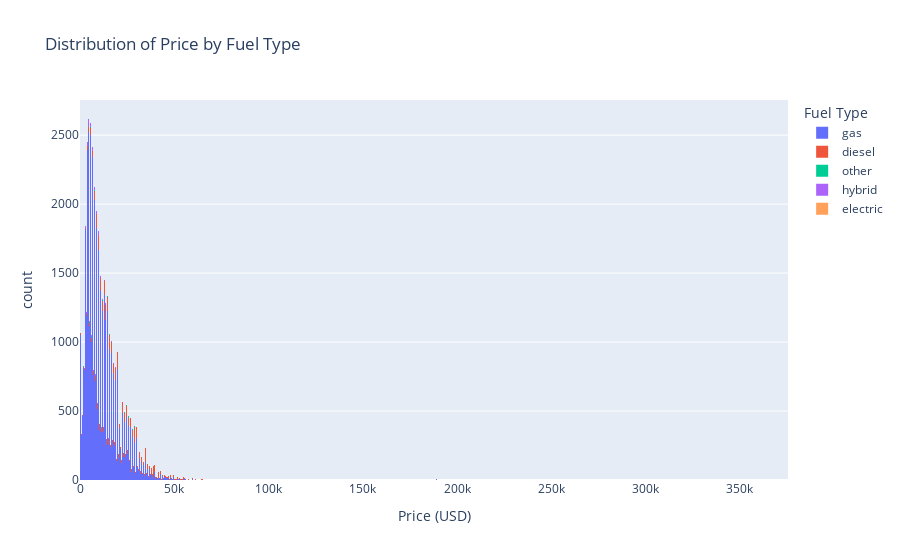

Here is the notebook cell this chart was saved with:
### Markdown cell above
### Car price distrbution between different fuel type:
we wanted to see how does fuel type affect the price of a car.

### Code cell
car_prices_fuel=vehicles[['fuel','price']]

prices_vs_fuel = px.histogram(car_prices_fuel, x='price', color='fuel', 
                 title='Distribution of Price by Fuel Type',
                 labels={'price': 'Price (USD)', 'fuel': 'Fuel Type'})
prices_vs_fuel.show()

### Figure 1 — Plotly figure (JSON) as saved in the notebook; plotly's stock layout.template omitted (floating-point values rounded to 4 significant figures; data arrays with more than 128 entries replaced by an {"elided": "..."} marker saying what was removed)
{"data": [{"bingroup": "x", "hovertemplate": "Fuel Type=gas<br>Price (USD)=%{x}<br>count=%{y}<extra></extra>", "legendgroup": "gas", "marker": {"color": "#636efa", "pattern": {"shape": ""}}, "name": "gas", "orientation": "v", "showlegend": true, "type": "histogram", "x": {"elided": "47288 int values"}, "xaxis": "x", "yaxis": "y"}, {"bingroup": "x", "hovertemplate": "Fuel Type=diesel<br>Price (USD)=%{x}<br>count=%{y}<extra></extra>", "legendgroup": "diesel", "marker": {"color": "#EF553B", "pattern": {"shape": ""}}, "name": "diesel", "orientation": "v", "showlegend": true, "type": "histogram", "x": {"elided": "3714 int values"}, "xaxis": "x", "yaxis": "y"}, {"bingroup": "x", "hovertemplate": "Fuel Type=other<br>Price (USD)=%{x}<br>count=%{y}<extra></extra>", "legendgroup": "other", "marker": {"color": "#00cc96", "pattern": {"shape": ""}}, "name": "other", "orientation": "v", "showlegend": true, "type": "histogram", "x": [25900, 21195, 111, 8445, 16995, 30000, 20000, 2450, 14980, 4000, 21900, 28900, 14980, 25900, 8895, 27900, 28900, 21900, 13500, 21900, 13995, 20000, 13995, 13990, 28900, 21900, 21900, 25900, 25900, 5200, 9500, 13900, 15995, 19999, 34999, 8875, 21900, 25900, 27900, 29409, 24600, 11995, 11995, 3995, 25900, 5700, 29875, 25900, 19485, 8500, 24500, 19995, 169, 13995, 5500, 20500, 25900, 4100, 28900, 23700, 9995, 14980, 9995, 10995, 24500, 27390, 9995, 5200, 20500, 27390, 4000, 9999, 8000, 1950, 5995, 7950, 5595, 4750, 28900, 15495, 8495, 23700, 4995, 28900, 15995, 27900, 9500, 15995, 23700, 11500, 15991, 7995, 23700, 28175, 16991, 7000, 25500, 25500, 27900, 27900, 33800, 12400, 8500, 6495, 313, 24600, 24600, 5200], "xaxis": "x", "yaxis": "y"}, {"bingroup": "x", "hovertemplate": "Fuel Type=hybrid<br>Price (USD)=%{x}<br>count=%{y}<extra></extra>", "legendgroup": "hybrid", "marker": {"color": "#ab63fa", "pattern": {"shape": ""}}, "name": "hybrid", "orientation": "v", "showlegend": true, "type": "histogram", "x": {"elided": "409 int values"}, "xaxis": "x", "yaxis": "y"}, {"bingroup": "x", "hovertemplate": "Fuel Type=electric<br>Price (USD)=%{x}<br>count=%{y}<extra></extra>", "legendgroup": "electric", "marker": {"color": "#FFA15A", "pattern": {"shape": ""}}, "name": "electric", "orientation": "v", "showlegend": true, "type": "histogram", "x": [7900, 1, 10200, 15000, 4400, 4700], "xaxis": "x", "yaxis": "y"}], "layout": {"barmode": "relative", "legend": {"title": {"text": "Fuel Type"}, "tracegroupgap": 0}, "title": {"text": "Distribution of Price by Fuel Type"}, "xaxis": {"anchor": "y", "domain": [0, 1], "title": {"text": "Price (USD)"}}, "yaxis": {"anchor": "x", "domain": [0, 1], "title": {"text": "count"}}}}
